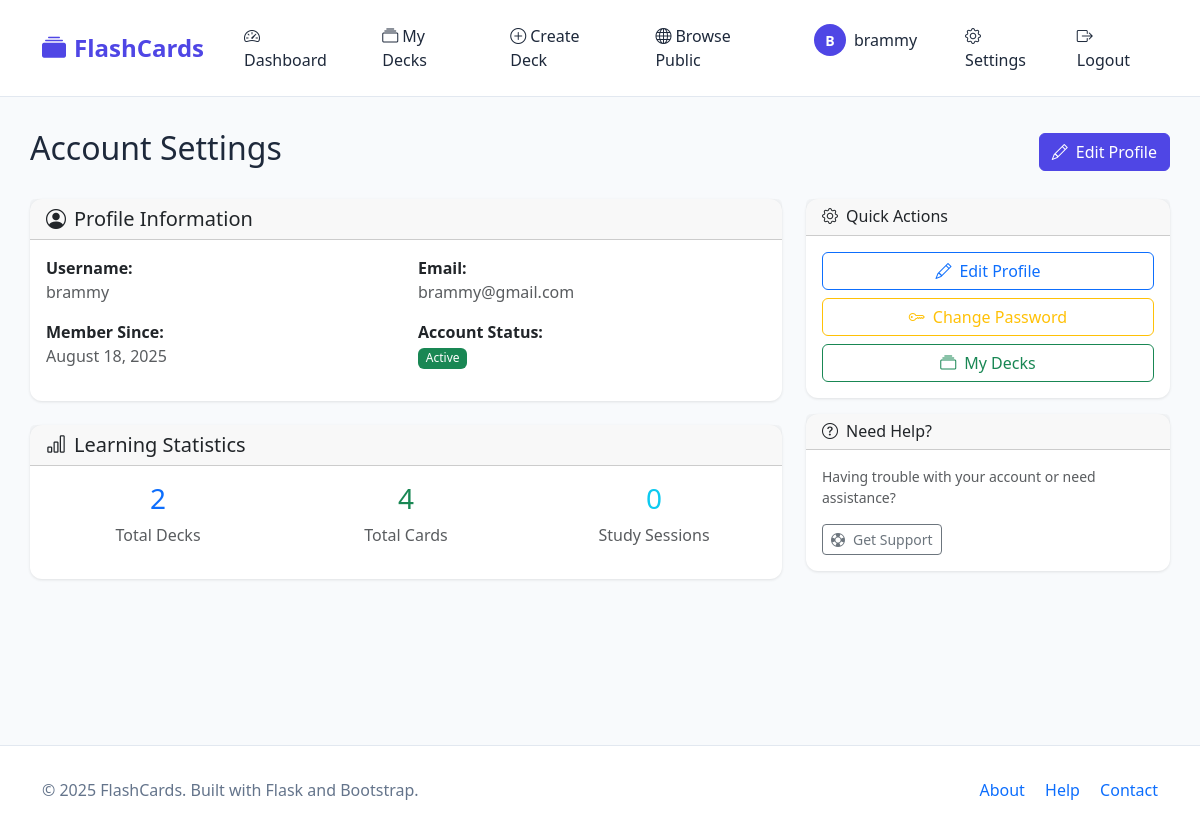
Screenshot of /auth/account (signed in) with the database file from the repository.
### app/models/user.py (models this page shows, shortened)
class User(UserMixin, BaseModel):
    __tablename__ = 'users'
    username = db.Column(db.String(80), unique=True, nullable=False)
    email = db.Column(db.String(120), unique=True, nullable=False)
    password_hash = db.Column(db.String(255), nullable=False)
    is_active = db.Column(db.Boolean, default=True, nullable=False)
    decks = db.relationship('Deck', backref='owner', lazy=True, cascade='all, delete-orphan')
    def get_deck_count(self):
        return len(self.decks)
    def get_total_cards(self):
        return sum(len(deck.flashcards) for deck in self.decks)

### app/views/auth.py (the view)
@auth_bp.route('/account')
@login_required
def account():
    user_stats = {
        'total_decks': current_user.get_deck_count(),
        'total_cards': current_user.get_total_cards(),
        'account_age': (current_user.created_at).strftime('%B %d, %Y')
    }
    return render_template('auth/account.html', title='Account', stats=user_stats)

### app/__init__.py (called while the page is built)
def create_app(config_name=None):
    if config_name is None:
        config_name = os.environ.get('FLASK_ENV', 'development')
    app = Flask(__name__)
    app.config.from_object(config[config_name])
    db.init_app(app)
    migrate.init_app(app)
    login_manager.init_app(app)
    csrf.init_app(app)  # Add this line
    register_routes(app)
    register_template_helpers(app)
    @login_manager.user_loader
    def load_user(user_id):
        from app.models import User
        return User.query.get(int(user_id))
    with app.app_context():
        db.create_all()
    return app

### app/templates/auth/account.html
{% extends "base.html" %}
{% block content %}
<div class="row">
    <div class="col-12 mb-4">
        <div class="d-flex justify-content-between align-items-center">
            <h2>Account Settings</h2>
            <div>
                <a href="{{ url_for('auth.profile') }}" class="btn btn-primary">
                    <i class="bi bi-pencil me-2"></i>Edit Profile
                </a>
            </div>
        </div>
    </div>
</div>
<div class="row">
    <div class="col-md-8">
        <div class="card">
            <div class="card-header">
                <h5 class="card-title mb-0">
                    <i class="bi bi-person-circle me-2"></i>Profile Information
                </h5>
            </div>
            <div class="card-body">
                <div class="row">
                    <div class="col-md-6 mb-3">
                        <strong>Username:</strong>
                        <div class="text-muted">{{ current_user.username }}</div>
                    </div>
                    <div class="col-md-6 mb-3">
                        <strong>Email:</strong>
                        <div class="text-muted">{{ current_user.email }}</div>
                    </div>
                    <div class="col-md-6 mb-3">
                        <strong>Member Since:</strong>
                        <div class="text-muted">{{ stats.account_age }}</div>
                    </div>
                    <div class="col-md-6 mb-3">
                        <strong>Account Status:</strong>
                        <div>
                            {% if current_user.is_active %}
                                <span class="badge bg-success">Active</span>
                            {% else %}
                                <span class="badge bg-danger">Inactive</span>
                            {% endif %}
                        </div>
                    </div>
                </div>
            </div>
        </div>
        <div class="card mt-4">
            <div class="card-header">
                <h5 class="card-title mb-0">
                    <i class="bi bi-bar-chart me-2"></i>Learning Statistics
                </h5>
            </div>
            <div class="card-body">
                <div class="row text-center">
                    <div class="col-md-4 mb-3">
                        <div class="h3 text-primary">{{ stats.total_decks }}</div>
                        <div class="text-muted">Total Decks</div>
                    </div>
                    <div class="col-md-4 mb-3">
                        <div class="h3 text-success">{{ stats.total_cards }}</div>
                        <div class="text-muted">Total Cards</div>
                    </div>
                    <div class="col-md-4 mb-3">
                        <div class="h3 text-info">0</div>
                        <div class="text-muted">Study Sessions</div>
                    </div>
                </div>
            </div>
        </div>
    </div>
    <div class="col-md-4">
        <div class="card">
            <div class="card-header">
                <h6 class="card-title mb-0">
                    <i class="bi bi-gear me-2"></i>Quick Actions
                </h6>
            </div>
            <div class="card-body">
                <div class="d-grid gap-2">
                    <a href="{{ url_for('auth.profile') }}" class="btn btn-outline-primary">
                        <i class="bi bi-pencil me-2"></i>Edit Profile
                    </a>
                    <a href="{{ url_for('auth.change_password') }}" class="btn btn-outline-warning">
                        <i class="bi bi-key me-2"></i>Change Password
                    </a>
                    <a href="{{ url_for('decks.index') }}" class="btn btn-outline-success">
                        <i class="bi bi-collection me-2"></i>My Decks
                    </a>
                </div>
            </div>
        </div>
        <div class="card mt-3">
            <div class="card-header">
                <h6 class="card-title mb-0">
                    <i class="bi bi-question-circle me-2"></i>Need Help?
                </h6>
            </div>
            <div class="card-body">
                <p class="small text-muted mb-3">
                    Having trouble with your account or need assistance?
                </p>
                <a href="{{ url_for('main.help') }}" class="btn btn-outline-secondary btn-sm">
                    <i class="bi bi-life-preserver me-2"></i>Get Support
                </a>
            </div>
        </div>
    </div>
</div>
{% endblock %}

### app/templates/base.html (shortened to what this page needs)
<!DOCTYPE html>
<html lang="en">
<head>
    <link href="https://cdn.jsdelivr.net/npm/bootstrap@5.3.0/dist/css/bootstrap.min.css" rel="stylesheet">
    <link rel="stylesheet" href="https://cdn.jsdelivr.net/npm/bootstrap-icons@1.10.0/font/bootstrap-icons.css">
    <link rel="stylesheet" href="{{ url_for('static', filename='css/base.css') }}">
</head>
<body>
    <nav class="navbar navbar-expand-lg navbar-light">
        <div class="container">
            <a class="navbar-brand" href="{{ url_for('main.index') }}">
                <i class="bi bi-collection-fill me-2"></i>FlashCards
            </a>
            <div class="collapse navbar-collapse" id="navbarNav">
                <ul class="navbar-nav me-auto">
                    {% if current_user.is_authenticated %}
                        <li class="nav-item">
                            <a class="nav-link" href="{{ url_for('main.dashboard') }}">
                                <i class="bi bi-speedometer2 me-1"></i>Dashboard
                            </a>
                        </li>
                        <li class="nav-item">
                            <a class="nav-link" href="{{ url_for('decks.index') }}">
                                <i class="bi bi-collection me-1"></i>My Decks
                            </a>
                        </li>
                        <li class="nav-item">
                            <a class="nav-link" href="{{ url_for('decks.create') }}">
                                <i class="bi bi-plus-circle me-1"></i>Create Deck
                            </a>
                        </li>
                        <li class="nav-item">
                            <a class="nav-link" href="{{ url_for('decks.public') }}">
                                <i class="bi bi-globe me-1"></i>Browse Public
                            </a>
                        </li>
                    {% endif %}
                </ul>
                <ul class="navbar-nav">
                    {% if current_user.is_authenticated %}
                        <li class="nav-item">
                            <a class="nav-link" href="{{ url_for('auth.profile') }}">
                                <div class="user-profile">
                                    <div class="user-avatar">{{ current_user.username[0].upper() }}</div>
                                    <span>{{ current_user.username }}</span>
                                </div>
                            </a>
                        </li>
                        <li class="nav-item">
                            <a class="nav-link" href="{{ url_for('auth.account') }}">
                                <i class="bi bi-gear me-1"></i>Settings
                            </a>
                        </li>
                        <li class="nav-item">
                            <a class="nav-link" href="{{ url_for('auth.logout') }}">
                                <i class="bi bi-box-arrow-right me-1"></i>Logout
                            </a>
                        </li>
                    {% endif %}
                </ul>
            </div>
        </div>
    </nav>
    <div class="container main-content">
        {% block content %}{% endblock %}
    </div>
    <footer class="footer">
        <div class="container">
            <div class="row">
                <div class="col-md-6">
                    <p class="mb-0">&copy; 2025 FlashCards. Built with Flask and Bootstrap.</p>
                </div>
                <div class="col-md-6 text-md-end">
                    <a href="{{ url_for('main.about') }}" class="text-decoration-none me-3">About</a>
                    <a href="{{ url_for('main.help') }}" class="text-decoration-none me-3">Help</a>
                    <a href="#" class="text-decoration-none">Contact</a>
                </div>
            </div>
        </div>
    </footer>
</body>
</html>

### app/templates/base.html (style rules this page uses)
:root { --primary-color: #4f46e5; --primary-hover: #4338ca; --secondary-color: #f8fafc; --text-color: #1e293b; --border-color: #e2e8f0; }
body { font-family: 'Segoe UI', Tahoma, Geneva, Verdana, sans-serif; background-color: var(--secondary-color); color: var(--text-color); }
.navbar-brand { font-weight: 700; font-size: 1.5rem; color: var(--primary-color) !important; }
.navbar { background-color: white !important; border-bottom: 1px solid var(--border-color); padding: 1rem 0; }
.nav-link { color: var(--text-color) !important; font-weight: 500; margin: 0 0.5rem; padding: 0.5rem 1rem !important; border-radius: 0.5rem; transition: all 0.3s ease; }
.btn-primary { background-color: var(--primary-color); border-color: var(--primary-color); }
.card { border: none; box-shadow: 0 1px 3px rgba(0, 0, 0, 0.1); border-radius: 0.75rem; }
.main-content { min-height: calc(100vh - 200px); padding: 2rem 0; }
.badge { font-weight: 500; }
.footer { background-color: white; border-top: 1px solid var(--border-color); padding: 2rem 0; margin-top: 3rem; color: #64748b; }
.user-profile { display: flex; align-items: center; gap: 0.5rem; }
.user-avatar { width: 32px; height: 32px; background-color: var(--primary-color); border-radius: 50%; display: flex; align-items: center; justify-content: center; color: white; font-weight: 600; font-size: 0.875rem; }

### rows the page displays
User: username "B", username "brammy", email "brammy@gmail.com"

### other values shown
{{ stats.account_age }} "August 18, 2025"
{{ stats.total_decks }} "2"
{{ stats.total_cards }} "4"
